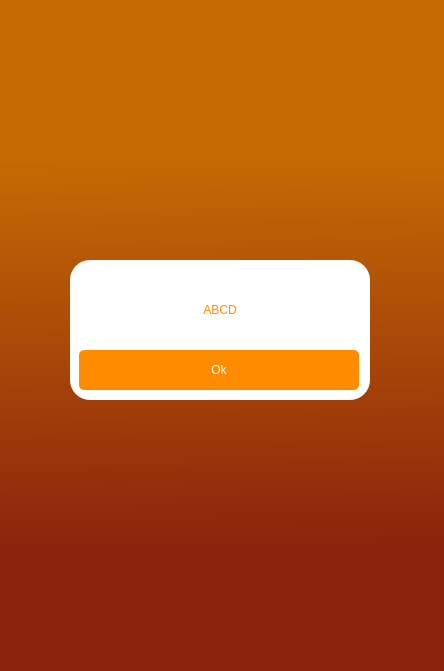
<?xml version="1.0" encoding="UTF-8"?>
<ui version="4.0">
 <class>MeasureWidget</class>
 <widget class="QWidget" name="MeasureWidget">
  <property name="geometry">
   <rect>
    <x>0</x>
    <y>0</y>
    <width>444</width>
    <height>671</height>
   </rect>
  </property>
  <property name="windowTitle">
   <string>Form</string>
  </property>
  <widget class="QStackedWidget" name="stackedWidget">
   <property name="geometry">
    <rect>
     <x>0</x>
     <y>0</y>
     <width>444</width>
     <height>671</height>
    </rect>
   </property>
   <property name="styleSheet">
    <string notr="true">background: qlineargradient(spread:pad, x1:0.493074, y1:0.818182, x2:0.487685, y2:0.153409, stop:0 rgba(240, 77, 21, 255), stop:0.881773 rgba(244, 131, 0, 255))</string>
   </property>
   <widget class="QWidget" name="errorPage">
    <property name="styleSheet">
     <string notr="true">background: qlineargradient(spread:pad, x1:0.493074, y1:0.818182, x2:0.487685, y2:0.153409, stop:0 rgba(140, 35, 13, 255), stop:0.881773 rgba(196,107,4, 255))</string>
    </property>
    <widget class="QFrame" name="errorFrame">
     <property name="geometry">
      <rect>
       <x>70</x>
       <y>260</y>
       <width>300</width>
       <height>140</height>
      </rect>
     </property>
     <property name="styleSheet">
      <string notr="true">background-color: white;
border-radius: 20px;</string>
     </property>
     <property name="frameShape">
      <enum>QFrame::Shape::StyledPanel</enum>
     </property>
     <property name="frameShadow">
      <enum>QFrame::Shadow::Raised</enum>
     </property>
     <widget class="QLabel" name="errorLabel">
      <property name="geometry">
       <rect>
        <x>25</x>
        <y>15</y>
        <width>250</width>
        <height>70</height>
       </rect>
      </property>
      <property name="styleSheet">
       <string notr="true">border: none;
color: darkorange;</string>
      </property>
      <property name="text">
       <string>ABCD</string>
      </property>
      <property name="alignment">
       <set>Qt::AlignmentFlag::AlignCenter</set>
      </property>
     </widget>
     <widget class="QPushButton" name="okButton">
      <property name="geometry">
       <rect>
        <x>9</x>
        <y>90</y>
        <width>280</width>
        <height>40</height>
       </rect>
      </property>
      <property name="cursor">
       <cursorShape>PointingHandCursor</cursorShape>
      </property>
      <property name="styleSheet">
       <string notr="true">background-color: darkorange;
border-radius: 5px;
color: white;</string>
      </property>
      <property name="text">
       <string>Ok</string>
      </property>
     </widget>
    </widget>
   </widget>
   <widget class="QWidget" name="measurePage">
    <property name="styleSheet">
     <string notr="true">background-color: white;</string>
    </property>
   </widget>
  </widget>
 </widget>
 <resources/>
 <connections/>
</ui>
